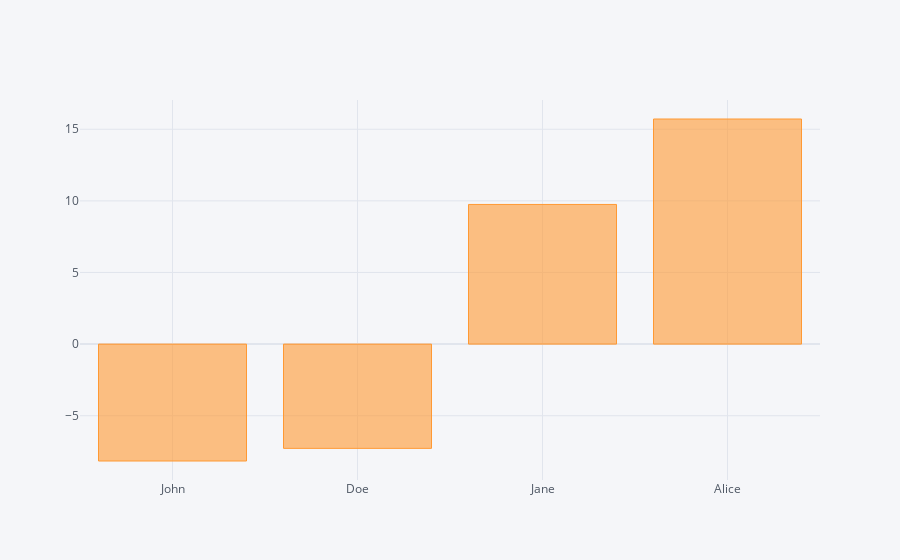

The code cell stored with this chart in its notebook:
### Code cell
df.sum().iplot(kind='bar')

### Figure 1 — Plotly figure (JSON) as saved in the notebook; plotly's stock layout.template omitted (floating-point values rounded to 4 significant figures)
{"data": [{"marker": {"color": "rgba(255, 153, 51, 0.6)", "line": {"color": "rgba(255, 153, 51, 1.0)", "width": 1}}, "name": "None", "orientation": "v", "text": "", "type": "bar", "x": ["John", "Doe", "Jane", "Alice"], "y": [-8.16, -7.278, 9.75, 15.71]}], "layout": {"legend": {"bgcolor": "#F5F6F9", "font": {"color": "#4D5663"}}, "paper_bgcolor": "#F5F6F9", "plot_bgcolor": "#F5F6F9", "title": {"font": {"color": "#4D5663"}}, "xaxis": {"gridcolor": "#E1E5ED", "showgrid": true, "tickfont": {"color": "#4D5663"}, "title": {"font": {"color": "#4D5663"}, "text": ""}, "zerolinecolor": "#E1E5ED"}, "yaxis": {"gridcolor": "#E1E5ED", "showgrid": true, "tickfont": {"color": "#4D5663"}, "title": {"font": {"color": "#4D5663"}, "text": ""}, "zerolinecolor": "#E1E5ED"}}}
